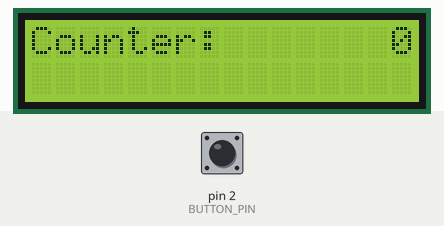
Recording of a program running on a simulated Arduino Uno, built with avr-gcc and run on an emulated ATmega328P. Shown: 16×2 character LCD. Inputs (shaded band) come from the test bench; at power-on: pin 2 (BUTTON_PIN) LOW.

Above: at 1.2 s.
1.3 s: pin 2 (BUTTON_PIN) pulled HIGH for 0.15 s
At 2.2 s:
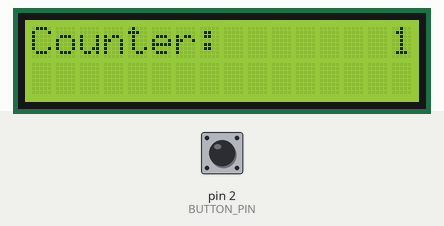
2.9 s: pin 2 (BUTTON_PIN) pulled HIGH for 1 s
At 3.4 s:
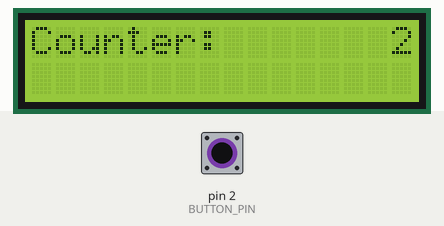
5.4 s: pin 2 (BUTTON_PIN) pulled HIGH for 0.15 s
At 6.5 s:
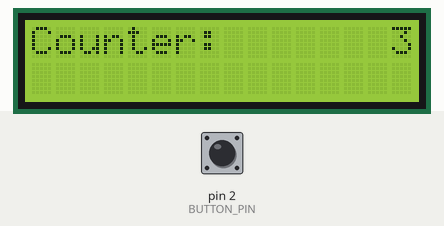
7.0 s: pin 2 (BUTTON_PIN) pulled HIGH for 1 s
At 7.7 s:
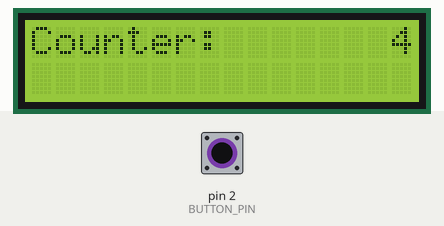
Timing chart, 0 to 10.0 s (numbered marks = the images above; inputs shaded):
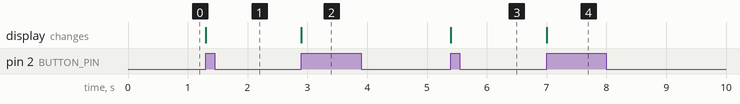

The program:

main.cpp
```cpp
/**
 * LCD test project
 *
 * The goal is to have an arduino print a incrementing counter to an LCD.
 * The LCD will show "Counter:" followed by the counter. The counter is
 * incremented by pushing a button.
 *
 * Required hardware:
 *   - Arduino
 *   - LCD screen
 *   - Push button (S1)
 *   - 220 ohm resistor (R1)
 *   - 10k ohm resistor (R2)
 *
 * The circuit should be as follows:
 *   - Arduino 5v to:
 *     - S1 pin 1
 *     - R1 pin 1
 *     - LCD VDD
 *   - Arduino GND to:
 *     - R2 pin 2
 *     - LCD VSS
 *     - LCD V0
 *     - LCD RW
 *     - LCD K
 *   - Arduino pin 2 to S1 pin 2
 *   - Arduino pin 7 to LCD DB7
 *   - Arduino pin 8 to LCD DB6
 *   - Arduino pin 9 to LCD DB5
 *   - Arduino pin 10 to LCD DB4
 *   - Arduino pin 11 to LCD E
 *   - Arduino pin 12 to LCD RS
 *   - S1 pin 2 to R2 pin 1
 *   - R1 pin 2 to LCD K
 */

#include "main.h"
#include "Arduino.h"
#include <LiquidCrystal.h>

// Define arduino pins
# define BUTTON_PIN 2
# define DB7_PIN 7
# define DB6_PIN 8
# define DB5_PIN 9
# define DB4_PIN 10
# define E_PIN 11
# define RS_PIN 12

// Keep track of times the butten has been pushed.
volatile int buttonPushCounter = 0;
// Last time the button interrupt was handled.
volatile long prevButtonInterrupt = 0;

// Initialise LCD
LiquidCrystal lcd(RS_PIN, E_PIN, DB4_PIN, DB5_PIN, DB6_PIN, DB7_PIN);

void setup() {
  // set up the LCD's number of columns and rows.
  lcd.begin(16, 2);
  // Print default text to the LCD.
  lcd.print("Counter:");
  printCounter();

  // Configure button and attach handler.
  pinMode(BUTTON_PIN, INPUT);
  attachInterrupt(0, buttonISR, CHANGE);
}

/**
 * Reads the button state. If the state is high, increment the
 * buttonPushCounter and print the counter.
 */
void buttonISR() {
  int buttonState = digitalRead(BUTTON_PIN);
  long now = millis();
  // Debounce button by 150 ms
  if (now - prevButtonInterrupt > 150) {
    if (buttonState == HIGH) {
      buttonPushCounter++;
      printCounter();
    }
    prevButtonInterrupt = now;
  }
}

/**
 * An ugly way of getting the amounts of characters in a given int.
 * Only ints from 0 to 1000 are supported.
 */
int intLength(int i) {
  if (i >= 1000) return 4;
  if (i >= 100) return 3;
  if (i >= 10) return 2;
  return 1;
}

/**
 * Print the counter on the first line of the LCD, right aligned.
 */
void printCounter() {
  int cursor = 16 - intLength(buttonPushCounter);
  lcd.setCursor(cursor, 0);
  lcd.print(buttonPushCounter);
}

void loop () {
}
```

main.h
```cpp
# ifndef MAIN_H
# define MAIN_H

/**
 * Handles the interrupt for the button.
 */
void buttonISR();

/**
 * Returns the amount of characters in a given int.
 *
 * @param i The int to return the length for.
 * @return The length of the int.
 */
int intLength(int i);

/**
 * Print the counter..
 */
void printCounter();

#endif
```

Measured:
- after the input at 1.3 s, the display: changes at once (image 1)
- after the input at 2.9 s, the display: changes at once (image 2)
- after the input at 5.4 s, the display: changes at once (image 3)
- after the input at 7.0 s, the display: changes at once (image 4)
